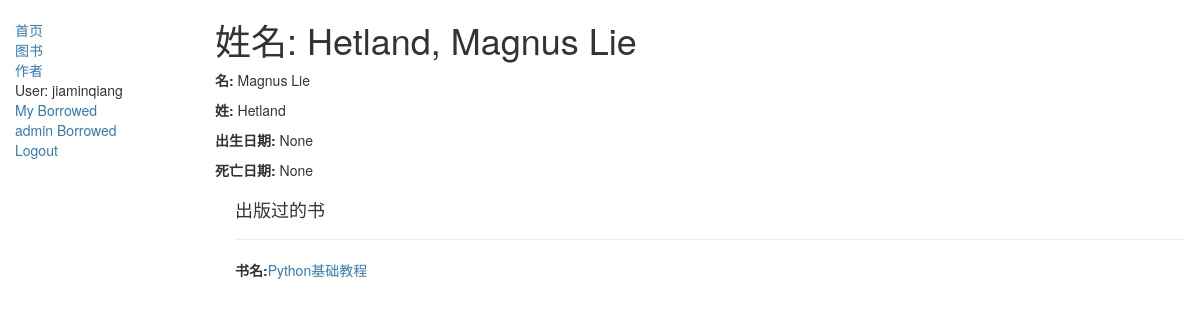
The page /catalog/author/1 (signed in) on the database its author committed.
### catalog/models.py (models this page shows, shortened)
class Author(models.Model):
    first_name = models.CharField(max_length=100)
    last_name = models.CharField(max_length=100)
    date_of_birth = models.DateField(null=True, blank=True)
    date_of_death = models.DateField('Died', null=True, blank=True)
    class Meta:
        ordering = ["last_name","first_name"]
    def __str__(self):
        return '{0}, {1}'.format(self.last_name,self.first_name)

class Book(models.Model):
    title = models.CharField(max_length=200)
    author = models.ForeignKey('Author', on_delete=models.SET_NULL, null=True)
    summary = models.TextField(max_length=1000, help_text='Enter a brief description of the book')
    isbn = models.CharField('ISBN',max_length=13, help_text='13 Character <a href="https://www.isbn-international.org/content/what-isbn">ISBN number</a>')
    genre = models.ManyToManyField(Genre, help_text='Select a genre for this book')
    language = models.ForeignKey('Language', on_delete=models.SET_NULL, null=True)
    def display_genre(self):
        """
        Creates a string for the Genre. This is required to display genre in Admin.
        """
        return ', '.join([ genre.name for genre in self.genre.all()[:3] ])
    display_genre.short_description = 'Genre'
    def get_absolute_url(self):
        return reverse('book-detail', args=[str(self.id)])

### catalog/views.py (the view)
# urls.py: path('author/<int:pk>', views.AuthorDetailView.as_view(), name='author-detail'),
class AuthorDetailView(LoginRequiredMixin, generic.DetailView):
    model = Author

### catalog/templates/catalog/author_detail.html
{% extends "base_generic.html" %}
{% block content %}
  <h1>姓名: {{ author }}</h1>
  <p><strong>名:</strong> {{ author.first_name }}</p>
  <p><strong>姓:</strong> {{ author.last_name }}</p>
  <p><strong>出生日期:</strong> {{ author.date_of_birth }}</p>
  <p><strong>死亡日期:</strong> {{ author.date_of_death }}</p>
  <div style="margin-left:20px;margin-top:20px">
    <h4>出版过的书</h4>
    {% for book in author.book_set.all %}
    <hr>
    <p><strong>书名:</strong><a href="{{ book.get_absolute_url }}">{{book.title}}</a></p>
    {% endfor %}
  </div>
{% endblock %}

### catalog/templates/base_generic.html (shortened to what this page needs)
<!DOCTYPE html>
<html lang="en">
<head>
  <link rel="stylesheet" href="https://maxcdn.bootstrapcdn.com/bootstrap/3.3.7/css/bootstrap.min.css">
  {% load static %}
  <link rel="stylesheet" href="{% static 'css/styles.css' %}">
</head>
<body>
  <div class="container-fluid">
    <div class="row">
      <div class="col-sm-2">
      {% block sidebar %}
      <ul class="sidebar-nav">
          <li><a href="{% url 'index' %}">首页</a></li>
          <li><a href="{% url 'books' %}">图书</a></li>
          <li><a href="{% url 'authors' %}">作者</a></li>
          {% if user.is_authenticated %}
          <li>User: {{ user.get_username }}</li>
          <li><a href="{% url 'my-borrowed' %}">My Borrowed</a></li>
          {% if perms.catalog.can_mark_returned %}
          <li><a href="{% url 'admin-borrowed' %}">admin Borrowed</a></li>
          {% endif %}
          <li><a href="{% url 'logout'%}?next={{request.path}}">Logout</a></li>
          {% else %}
          <li><a href="{% url 'login'%}?next={{request.path}}">Login</a></li>
          {% endif %}
      </ul>
     {% endblock %}
      </div>
      <div class="col-sm-10 ">
      {% block content %}{% endblock %}
      </div>
    </div>
  </div>
</body>
</html>

### catalog/static/css/styles.css (style rules this page uses)
.sidebar-nav { margin-top: 20px; padding: 0; list-style: none; }

### rows shown on the page
Author: last_name+first_name "Hetland, Magnus Lie", first_name "Magnus Lie", last_name "Hetland", date_of_birth "None", date_of_death "None"
Book: title "Python基础教程"

### other values the page prints
{{ user.get_username }} "jiaminqiang"
